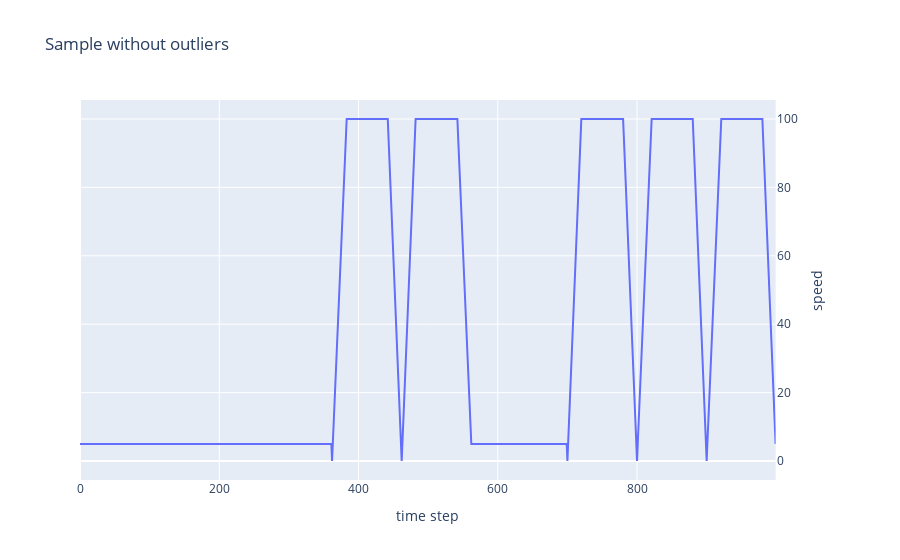

Notebook code for this chart:
### Markdown cell above
## Sample without outliers
Our sample has speed generated as follows:
* For walk segment, the speed is always constant and equals to 5 (km/h).
* For train segment, the speed quickly reaches 100 (km/h), stays constant, and then decreases to 0 again. There can be more than 1 consequtive train segment, which models stops of a train.

We randomly separate 5 train samples into two separated with a walk. This is not relevant for traditional model where we feed one sample at a time.

### Code cell
sample = generate_sample()
fig = sample.get_figure()
fig.update_layout(title_text="Sample without outliers")
fig.show()

### Figure 1 — Plotly figure (JSON) as saved in the notebook; plotly's stock layout.template omitted (floating-point values rounded to 4 significant figures; data arrays with more than 128 entries replaced by an {"elided": "..."} marker saying what was removed)
{"data": [{"name": "speed", "type": "scatter", "x": {"elided": "1000 int values"}, "xaxis": "x", "y": {"elided": "1000 int values"}, "yaxis": "y2"}], "layout": {"title": {"text": "Sample without outliers"}, "xaxis": {"anchor": "y", "domain": [0, 0.94], "title": {"text": "time step"}}, "yaxis": {"anchor": "x", "domain": [0, 1], "title": {"text": "speed"}}, "yaxis2": {"anchor": "x", "overlaying": "y", "side": "right", "title": {"text": "speed"}}}}
